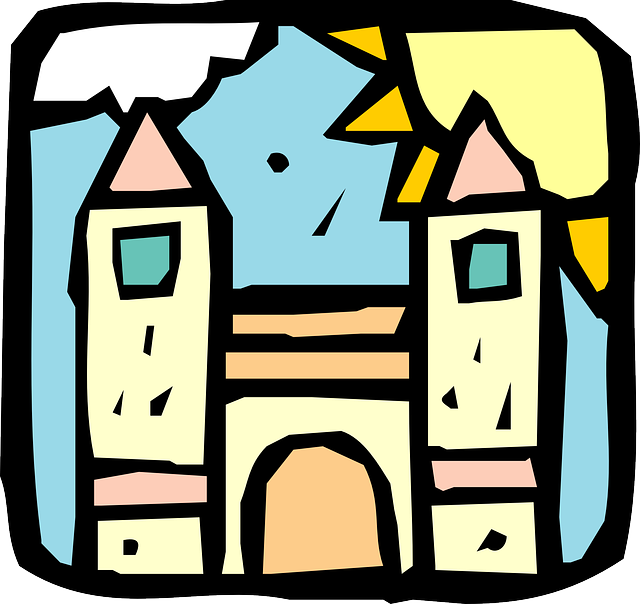
#> input picture common/images/anthill.png, 640 x 604 px
$ python -i make_transparent.py   (imports and definitions only)
#> lines starting #> are read from the running program, lines starting #| are printed output that depends on the picture; after the words box and inside, x2 and y2 are one past the last pixel; in counts of white or black regions, pixels touching at a corner belong together
#!/usr/bin/env python3
"""Make solid background transparent in PNG sprite images."""

import os
import sys
from pathlib import Path

try:
    from PIL import Image
except ImportError:
    print("Installing Pillow...")
    import subprocess
    subprocess.check_call([sys.executable, "-m", "pip", "install", "Pillow"])
    from PIL import Image


def color_distance(c1, c2):
    """Euclidean distance between two RGB tuples."""
    return sum((a - b) ** 2 for a, b in zip(c1[:3], c2[:3])) ** 0.5


def get_background_color(img):
    """Sample corners to determine background color. Returns most common corner color."""
    w, h = img.size
    corners = [
        img.getpixel((0, 0)),
        img.getpixel((w - 1, 0)),
        img.getpixel((0, h - 1)),
        img.getpixel((w - 1, h - 1)),
    ]
    # Handle RGBA
    corners = [c[:3] if len(c) >= 3 else c for c in corners]
    return max(set(corners), key=corners.count)


def make_background_transparent(img_path, tolerance=35, output_path=None):
    """
    Make pixels matching the background color transparent.
    tolerance: max color distance for a pixel to be considered background (0-442)
    """
#> called with img_path = '../common/images/anthill.png', tolerance = 35
    img = Image.open(img_path)
#> img is the input picture: PIL image 640x604 RGBA; mean R, G, B, A 134.6, 142.1, 122.4, 243.7
    img = img.convert("RGBA")

    bg_color = get_background_color(img)
#> in get_background_color, `corners = [ img.getpixel((0, 0)), img.getpixel((w - 1, 0)), img.getpix..`: corners = [(255, 255, 255, 0), (255, 255, 255, 0), (255, 255, 255, 0), (255, 255, 255, 0)]
#> in get_background_color, `corners = [c[:3] if len(c) >= 3 else c for c in corners]`: corners = [(255, 255, 255), (255, 255, 255), (255, 255, 255), (255, 255, 255)]
#> bg_color = (255, 255, 255)
    import numpy as np
    arr = np.array(img)
    r, g, b, a = arr[:, :, 0], arr[:, :, 1], arr[:, :, 2], arr[:, :, 3]
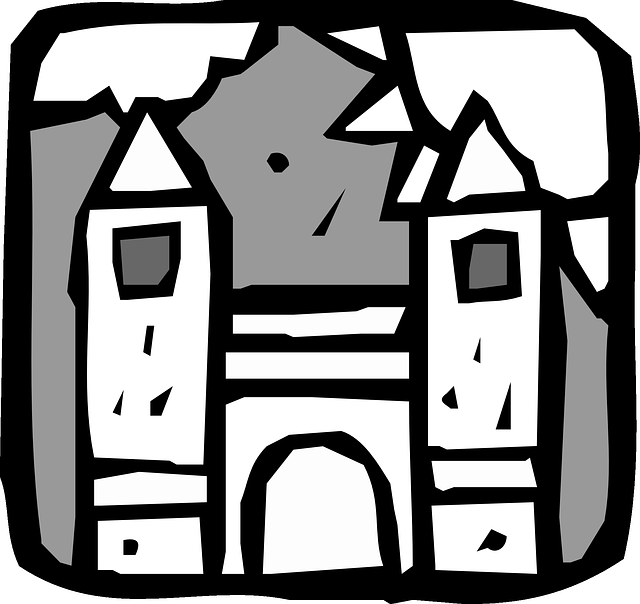
#> r: shape (604, 640); min 0, max 255, mean 134.6
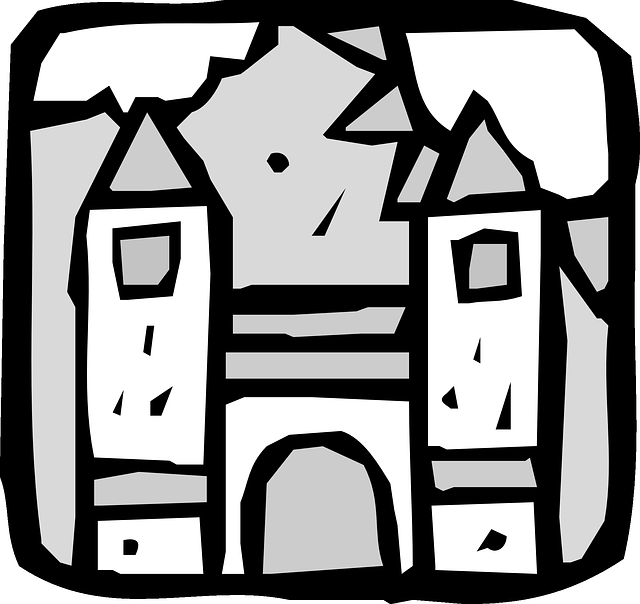
#> g: shape (604, 640); min 0, max 255, mean 142.1
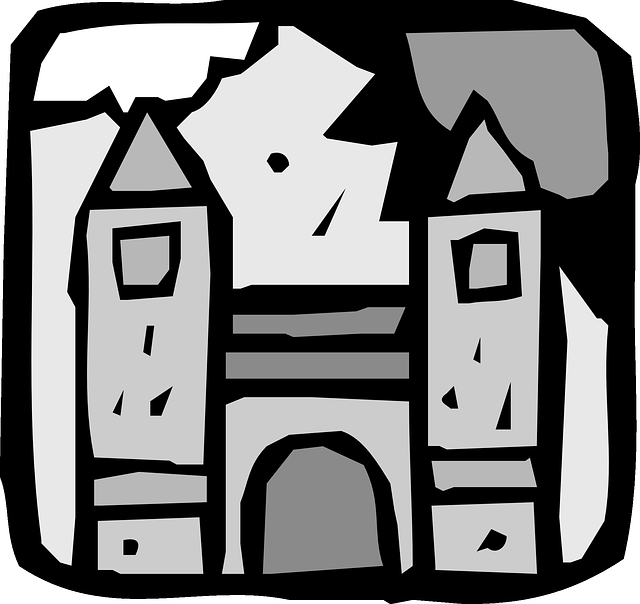
#> b: shape (604, 640); min 0, max 255, mean 122.4
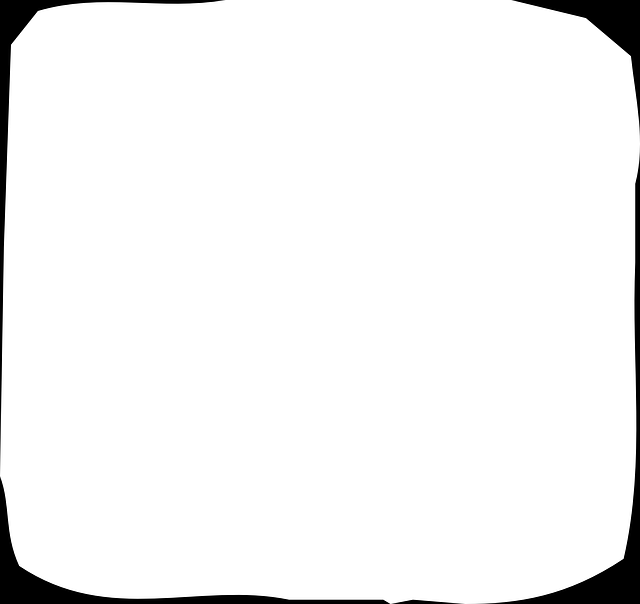
#> a: shape (604, 640); min 0, max 255, mean 243.7
    dist = np.sqrt((r.astype(float) - bg_color[0])**2 + (g.astype(float) - bg_color[1])**2 + (b.astype(float) - bg_color[2])**2)
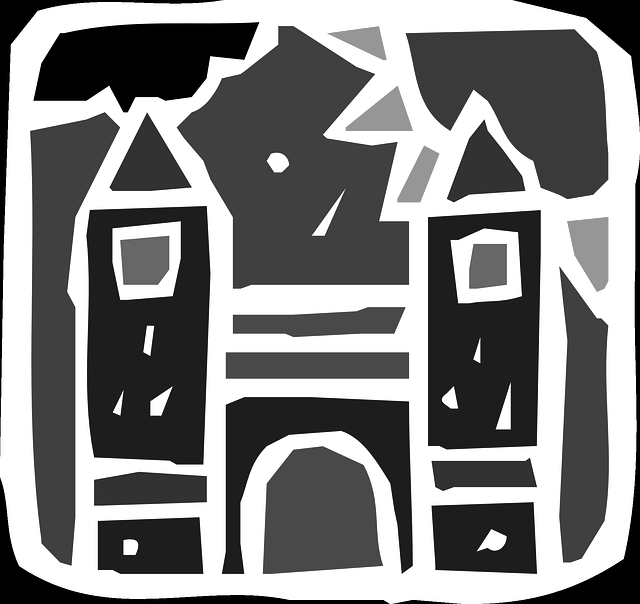
#> dist: shape (604, 640) float64; min 0, max 441.7, mean 223.9; drawn with min black and max white
    mask = dist <= tolerance
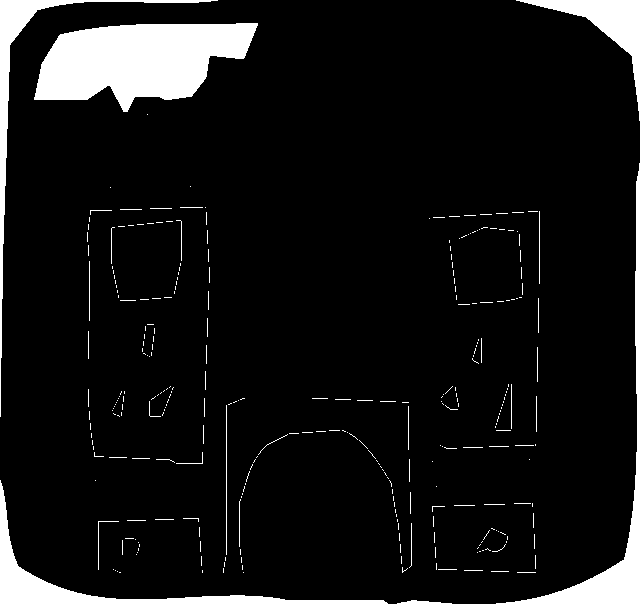
#> mask: shape (604, 640) bool; 8.3% white; 305 white regions (271 under 20 px), largest, box (x1, y1, x2, y2) and area: (34, 23, 258, 112) 13038, (496, 163, 640, 604) 4784, (0, 480, 388, 604) 4601
    arr[mask, 3] = 0
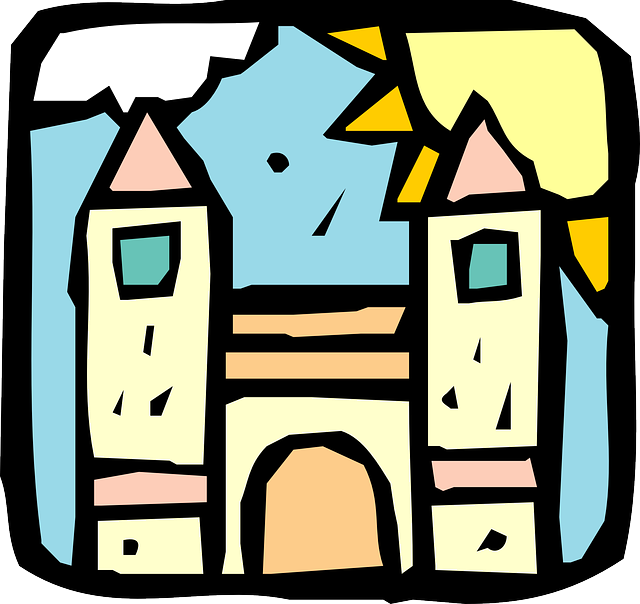
#> arr: shape (604, 640, 4); 4.52% of pixels changed, all inside (x1, y1, x2, y2) = (0, 0, 640, 604); transparent parts drawn white
    img = Image.fromarray(arr)
    out = output_path or img_path
    img.save(out, "PNG")
#> (the run stopped early here; a loop or call above may not have finished)

$ run again, on common/images/help/help_003.png
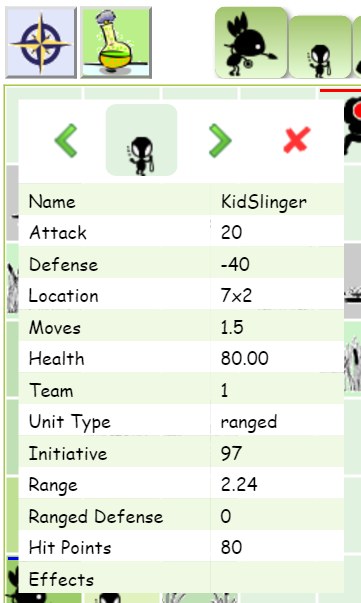
#> input picture common/images/help/help_003.png, 361 x 603 px
#> in make_background_transparent, img is the input picture: PIL image 361x603 RGBA; mean R, G, B, A 229, 235.3, 221.3, 255
#> in get_background_color, `corners = [ img.getpixel((0, 0)), img.getpixel((w - 1, 0)), img.getpix..`: corners = [(255, 255, 255, 255), (255, 255, 255, 255), (255, 255, 255, 255), (226, 242, 224, 255)]
#> in get_background_color, `corners = [c[:3] if len(c) >= 3 else c for c in corners]`: corners = [(255, 255, 255), (255, 255, 255), (255, 255, 255), (226, 242, 224)]
#> bg_color = (255, 255, 255)
#> a: shape (603, 361); every value is 255
#> in make_background_transparent, `mask = dist <= tolerance`:
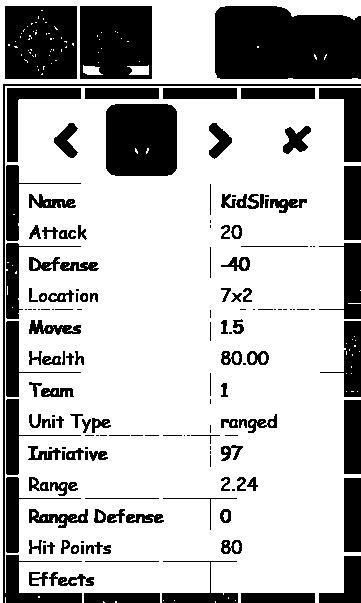
#> mask: shape (603, 361) bool; 72.7% white; 160 black regions (51 under 20 px), largest, box (x1, y1, x2, y2) and area: (215, 6, 361, 79) 9867, (5, 6, 77, 79) 5138, (106, 104, 177, 176) 4990
#> in make_background_transparent, `arr[mask, 3] = 0`:
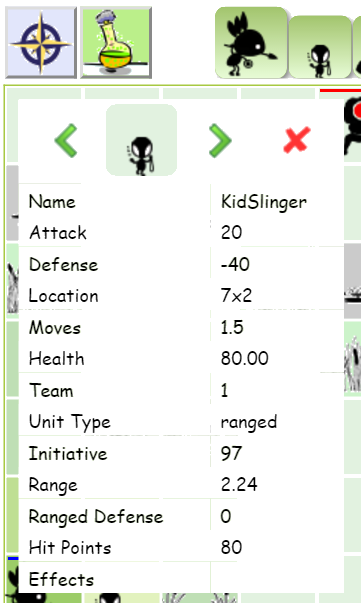
#> arr: shape (603, 361, 4); mean R, G, B, A 229, 235.3, 221.3, 69.5; transparent parts drawn white
